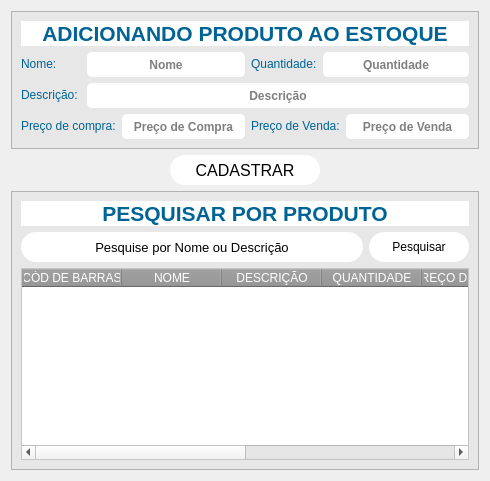
                <widget class="QWidget" name="tab">
                 <attribute name="title">
                  <string>Cadastrar Produto</string>
                 </attribute>
                 <layout class="QVBoxLayout" name="verticalLayout_13">
                  <item>
                   <widget class="QFrame" name="frame_4">
                    <property name="styleSheet">
                     <string notr="true">QLineEdit{
background-color: white;
border-radius: 5px;
color: black;
font: bold;
font: 10pt &quot;Segoe UI Variable Display Regular &quot;;
}

QFrame{background-color:#e7e7e7;
color: #006395;}</string>
                    </property>
                    <property name="frameShape">
                     <enum>QFrame::StyledPanel</enum>
                    </property>
                    <property name="frameShadow">
                     <enum>QFrame::Raised</enum>
                    </property>
                    <layout class="QGridLayout" name="gridLayout">
                     <item row="3" column="0" colspan="2">
                      <layout class="QHBoxLayout" name="horizontalLayout_10">
                       <item>
                        <widget class="QLabel" name="label_10">
                         <property name="text">
                          <string>&lt;html&gt;&lt;head/&gt;&lt;body&gt;&lt;p&gt;Preço de compra:&lt;/p&gt;&lt;/body&gt;&lt;/html&gt;</string>
                         </property>
                        </widget>
                       </item>
                       <item>
                        <widget class="QLineEdit" name="txt_pCompra">
                         <property name="minimumSize">
                          <size>
                           <width>0</width>
                           <height>25</height>
                          </size>
                         </property>
                         <property name="alignment">
                          <set>Qt::AlignCenter</set>
                         </property>
                         <property name="placeholderText">
                          <string>Preço de Compra</string>
                         </property>
                        </widget>
                       </item>
                      </layout>
                     </item>
                     <item row="1" column="1">
                      <widget class="QLineEdit" name="txt_nome">
                       <property name="minimumSize">
                        <size>
                         <width>0</width>
                         <height>25</height>
                        </size>
                       </property>
                       <property name="alignment">
                        <set>Qt::AlignCenter</set>
                       </property>
                       <property name="placeholderText">
                        <string>Nome</string>
                       </property>
                      </widget>
                     </item>
                     <item row="3" column="2">
                      <layout class="QHBoxLayout" name="horizontalLayout_9">
                       <item>
                        <widget class="QLabel" name="label_11">
                         <property name="text">
                          <string>&lt;html&gt;&lt;head/&gt;&lt;body&gt;&lt;p&gt;Preço de Venda:&lt;/p&gt;&lt;/body&gt;&lt;/html&gt;</string>
                         </property>
                        </widget>
                       </item>
                       <item>
                        <widget class="QLineEdit" name="txt_pVenda">
                         <property name="minimumSize">
                          <size>
                           <width>0</width>
                           <height>25</height>
                          </size>
                         </property>
                         <property name="alignment">
                          <set>Qt::AlignCenter</set>
                         </property>
                         <property name="placeholderText">
                          <string>Preço de Venda</string>
                         </property>
                        </widget>
                       </item>
                      </layout>
                     </item>
                     <item row="1" column="2">
                      <layout class="QHBoxLayout" name="horizontalLayout_8">
                       <item>
                        <widget class="QLabel" name="label_8">
                         <property name="text">
                          <string>&lt;html&gt;&lt;head/&gt;&lt;body&gt;&lt;p&gt;Quantidade:&lt;/p&gt;&lt;/body&gt;&lt;/html&gt;</string>
                         </property>
                        </widget>
                       </item>
                       <item>
                        <widget class="QLineEdit" name="txt_quantidade">
                         <property name="minimumSize">
                          <size>
                           <width>0</width>
                           <height>25</height>
                          </size>
                         </property>
                         <property name="alignment">
                          <set>Qt::AlignCenter</set>
                         </property>
                         <property name="placeholderText">
                          <string>Quantidade</string>
                         </property>
                        </widget>
                       </item>
                      </layout>
                     </item>
                     <item row="2" column="0">
                      <widget class="QLabel" name="label_9">
                       <property name="text">
                        <string>&lt;html&gt;&lt;head/&gt;&lt;body&gt;&lt;p align=&quot;right&quot;&gt;Descrição: &lt;/p&gt;&lt;/body&gt;&lt;/html&gt;</string>
                       </property>
                      </widget>
                     </item>
                     <item row="2" column="1" colspan="2">
                      <widget class="QLineEdit" name="txt_descricao">
                       <property name="minimumSize">
                        <size>
                         <width>0</width>
                         <height>25</height>
                        </size>
                       </property>
                       <property name="alignment">
                        <set>Qt::AlignCenter</set>
                       </property>
                       <property name="placeholderText">
                        <string>Descrição</string>
                       </property>
                      </widget>
                     </item>
                     <item row="0" column="0" colspan="3">
                      <widget class="QLabel" name="label_6">
                       <property name="styleSheet">
                        <string notr="true">background-color: white;</string>
                       </property>
                       <property name="text">
                        <string>&lt;html&gt;&lt;head/&gt;&lt;body&gt;&lt;p align=&quot;center&quot;&gt;&lt;span style=&quot; font-size:16pt; font-weight:700;&quot;&gt;ADICIONANDO PRODUTO AO ESTOQUE&lt;/span&gt;&lt;/p&gt;&lt;/body&gt;&lt;/html&gt;</string>
                       </property>
                      </widget>
                     </item>
                     <item row="1" column="0">
                      <widget class="QLabel" name="label_7">
                       <property name="text">
                        <string>&lt;html&gt;&lt;head/&gt;&lt;body&gt;&lt;p&gt;Nome: &lt;/p&gt;&lt;/body&gt;&lt;/html&gt;</string>
                       </property>
                      </widget>
                     </item>
                    </layout>
                   </widget>
                  </item>
                  <item alignment="Qt::AlignHCenter">
                   <widget class="QPushButton" name="btn_cadastrar">
                    <property name="minimumSize">
                     <size>
                      <width>150</width>
                      <height>30</height>
                     </size>
                    </property>
                    <property name="maximumSize">
                     <size>
                      <width>150</width>
                      <height>30</height>
                     </size>
                    </property>
                    <property name="font">
                     <font>
                      <pointsize>12</pointsize>
                     </font>
                    </property>
                    <property name="cursor">
                     <cursorShape>PointingHandCursor</cursorShape>
                    </property>
                    <property name="styleSheet">
                     <string notr="true">QPushButton{background-color: white;
border-radius: 15px;
}
QPushButton:hover{background-color: #00aaff;
color: white;}
QPushButton:pressed{background-color: white;
color: black;}</string>
                    </property>
                    <property name="text">
                     <string>CADASTRAR</string>
                    </property>
                   </widget>
                  </item>
                  <item>
                   <widget class="QFrame" name="frame_5">
                    <property name="styleSheet">
                     <string notr="true">QFrame{
background-color:#e7e7e7;
}
QLineEdit{
background-color: white;
font: 10pt;
color: balck;
border-radius: 15px;
}
QPushButton{background-color: white;
border-radius: 15px;
}
QPushButton:hover{background-color: #00aaff;
color: white;}
QPushButton:pressed{background-color: white;
color: black;}
</string>
                    </property>
                    <property name="frameShape">
                     <enum>QFrame::StyledPanel</enum>
                    </property>
                    <property name="frameShadow">
                     <enum>QFrame::Raised</enum>
                    </property>
                    <layout class="QVBoxLayout" name="verticalLayout_12">
                     <property name="bottomMargin">
                      <number>9</number>
                     </property>
                     <item>
                      <widget class="QLabel" name="label_12">
                       <property name="styleSheet">
                        <string notr="true">background-color: white;
color: #006395;</string>
                       </property>
                       <property name="text">
                        <string>&lt;html&gt;&lt;head/&gt;&lt;body&gt;&lt;p align=&quot;center&quot;&gt;&lt;span style=&quot; font-size:16pt; font-weight:700;&quot;&gt;PESQUISAR POR PRODUTO&lt;/span&gt;&lt;/p&gt;&lt;/body&gt;&lt;/html&gt;</string>
                       </property>
                      </widget>
                     </item>
                     <item>
                      <layout class="QHBoxLayout" name="horizontalLayout_7">
                       <item>
                        <widget class="QLineEdit" name="txt_pesquisa">
                         <property name="minimumSize">
                          <size>
                           <width>0</width>
                           <height>30</height>
                          </size>
                         </property>
                         <property name="maximumSize">
                          <size>
                           <width>16777215</width>
                           <height>30</height>
                          </size>
                         </property>
                         <property name="sizeIncrement">
                          <size>
                           <width>0</width>
                           <height>0</height>
                          </size>
                         </property>
                         <property name="alignment">
                          <set>Qt::AlignCenter</set>
                         </property>
                         <property name="placeholderText">
                          <string>Pesquise por Nome ou Descrição</string>
                         </property>
                        </widget>
                       </item>
                       <item>
                        <widget class="QPushButton" name="btn_pesquisar">
                         <property name="minimumSize">
                          <size>
                           <width>100</width>
                           <height>30</height>
                          </size>
                         </property>
                         <property name="maximumSize">
                          <size>
                           <width>100</width>
                           <height>30</height>
                          </size>
                         </property>
                         <property name="cursor">
                          <cursorShape>PointingHandCursor</cursorShape>
                         </property>
                         <property name="text">
                          <string>Pesquisar</string>
                         </property>
                         <property name="icon">
                          <iconset resource="icons_.qrc">
                           <normaloff>:/icons/icons/icon_pesquisa.ico</normaloff>:/icons/icons/icon_pesquisa.ico</iconset>
                         </property>
                        </widget>
                       </item>
                      </layout>
                     </item>
                     <item>
                      <widget class="QTableWidget" name="tb_pesquisa">
                       <property name="styleSheet">
                        <string notr="true">QHeaderView::section{
background-color: rgb(148, 148, 148);
color: white;
font: 10pt &quot;Segoe UI Variable Display Regular&quot;;
}
QTableWidget{
background-color: white;
}</string>
                       </property>
                       <column>
                        <property name="text">
                         <string>CÓD DE BARRAS</string>
                        </property>
                       </column>
                       <column>
                        <property name="text">
                         <string>NOME</string>
                        </property>
                       </column>
                       <column>
                        <property name="text">
                         <string>DESCRIÇÃO</string>
                        </property>
                       </column>
                       <column>
                        <property name="text">
                         <string>QUANTIDADE</string>
                        </property>
                       </column>
                       <column>
                        <property name="text">
                         <string>PREÇO DE COMPRA</string>
                        </property>
                       </column>
                       <column>
                        <property name="text">
                         <string>PREÇO DE VENDA</string>
                        </property>
                       </column>
                       <column>
                        <property name="text">
                         <string>DATA</string>
                        </property>
                       </column>
                       <column>
                        <property name="text">
                         <string>HORA</string>
                        </property>
                       </column>
                      </widget>
                     </item>
                    </layout>
                   </widget>
                  </item>
                 </layout>
                </widget>
